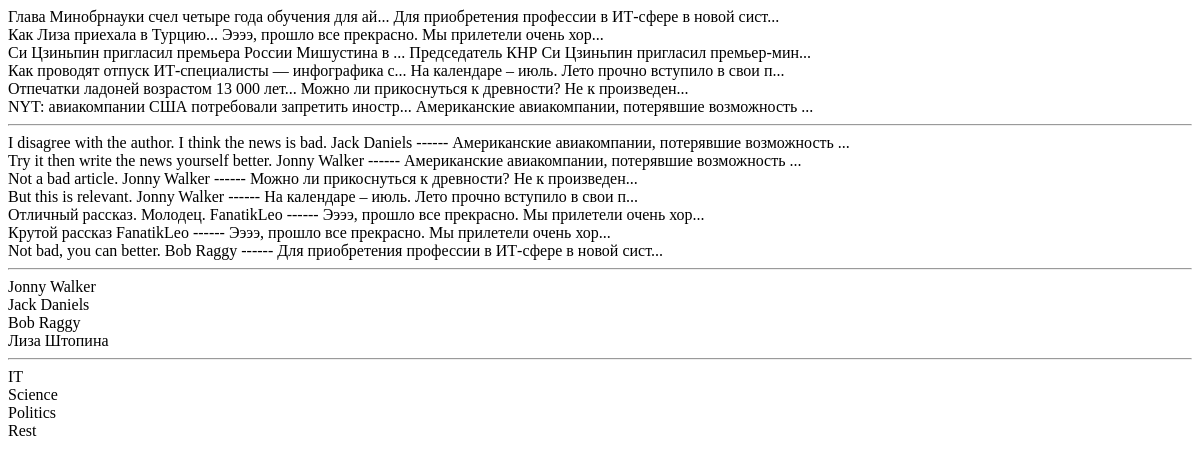
The app's page /news/index/, older data.
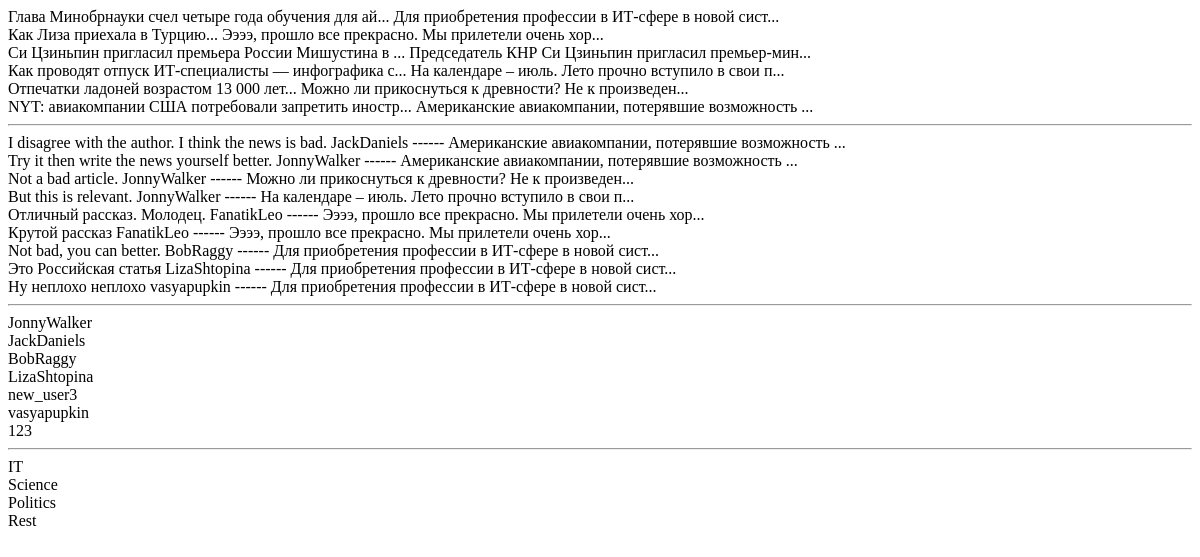
The same page, newer data.
### News/models.py (models this page shows, shortened)
class Post(models.Model):
    NEWS = 'NE'
    ARTICLE = 'AR'
    POSTTYPES = [
        (NEWS, 'Новость'),
        (ARTICLE, 'Статья'),
    ]
    post_author = models.ForeignKey(Author, on_delete=models.CASCADE, verbose_name='Автор')
    post_type = models.CharField(max_length=2, choices=POSTTYPES, default=NEWS, verbose_name='Тип поста')
    post_time_in = models.DateTimeField(auto_now_add=True, verbose_name='Дата публикации')
    post_category = models.ManyToManyField(Category, through='PostCategory', verbose_name='Категория поста')
    post_title = models.CharField(max_length=255, verbose_name='Заголовок')
    post_text = models.TextField(verbose_name='Текст')
    post_rating = models.FloatField(default=0, verbose_name='Рейтинг')
    def __str__(self):
        return f'{self.post_title[0:50]}... {self.post_text[0:50]}...'
    class Meta:
        verbose_name = 'Пост'
        verbose_name_plural = 'Посты'
        ordering = ['-post_time_in']

class Comment(models.Model):
    comment_post = models.ForeignKey(Post, on_delete=models.CASCADE,verbose_name='Пост коментария')
    comment_user = models.ForeignKey(User, on_delete=models.CASCADE,verbose_name='Автор коментария')
    comment_text = models.TextField(verbose_name='Текст коментария')
    comment_time_in = models.DateTimeField(auto_now_add=True)
    comment_rating = models.FloatField(default=0, verbose_name='Ретинг')
    def __str__(self):
        return f'{self.comment_text} {self.comment_user.username} ------ {self.comment_post.post_text[0:50]}...'
    class Meta:
        verbose_name = 'Коментарий'
        verbose_name_plural = 'Коментарии'
        ordering = ['comment_time_in']

class Author(models.Model):
    author_rating = models.FloatField(default=0)
    author_user = models.OneToOneField(User, on_delete=models.CASCADE)
    def __str__(self):
        return f'{self.author_user.username}'
    class Meta:
        verbose_name = 'Автор'
        verbose_name_plural = 'Авторы'

class Category(models.Model):
    category_name = models.CharField(max_length=255, unique=True)
    subscribers = models.ManyToManyField(User, related_name='categories')
    def __str__(self):
        return f'{self.category_name}'
    class Meta:
        verbose_name = 'Категория'
        verbose_name_plural = 'Категории'

### News/views.py (the view)
# urls.py: path('index/', index),
def index(requests):
    posts = Post.objects.all()
    comments = Comment.objects.all()
    authors = Author.objects.all()
    categories = Category.objects.all()
    return render(requests, 'index.html',
                  context={'posts': posts, 'comments': comments, 'authors': authors, 'categories': categories})

### News/templates/News/index.html
<html>
<head></head>
<body>
{% for x in posts %}
{{ x }}
<br>
{% endfor %}
<hr>
{% for x in comments %}
{{ x }}
<br>
{% endfor %}
<hr>
{% for x in authors %}
{{ x }}
<br>
{% endfor %}
<hr>
{% for x in categories %}
{{ x }}
<br>
{% endfor %}
</body>
</html>

Row changes from the older to the newer data that the page shows:
changed through a linked row, Comment: comment_text+comment_user+comment_post "I disagree with the author. I think the news is bad. Jack Daniels ------ Американские авиакомпании, потерявшие возможность ..." → "I disagree with the author. I think the news is bad. JackDaniels ------ Американские авиакомпании, потерявшие возможность ..."
changed through a linked row, Comment: comment_text+comment_user+comment_post "Try it then write the news yourself better. Jonny Walker ------ Американские авиакомпании, потерявшие возможность ..." → "Try it then write the news yourself better. JonnyWalker ------ Американские авиакомпании, потерявшие возможность ..."
changed through a linked row, Comment: comment_text+comment_user+comment_post "Not a bad article. Jonny Walker ------ Можно ли прикоснуться к древности? Не к произведен..." → "Not a bad article. JonnyWalker ------ Можно ли прикоснуться к древности? Не к произведен..."
changed through a linked row, Comment: comment_text+comment_user+comment_post "But this is relevant. Jonny Walker ------ На календаре – июль. Лето прочно вступило в свои п..." → "But this is relevant. JonnyWalker ------ На календаре – июль. Лето прочно вступило в свои п..."
changed through a linked row, Comment: comment_text+comment_user+comment_post "Not bad, you can better. Bob Raggy ------ Для приобретения профессии в ИТ-сфере в новой сист..." → "Not bad, you can better. BobRaggy ------ Для приобретения профессии в ИТ-сфере в новой сист..."
added Comment: comment_text+comment_user+comment_post "Это Российская статья LizaShtopina ------ Для приобретения профессии в ИТ-сфере в новой сист..."
added Comment: comment_text+comment_user+comment_post "Ну неплохо неплохо vasyapupkin ------ Для приобретения профессии в ИТ-сфере в новой сист..."
changed through a linked row, Author: author_user.username "Jonny Walker" → "JonnyWalker"
changed through a linked row, Author: author_user.username "Jack Daniels" → "JackDaniels"
changed through a linked row, Author: author_user.username "Bob Raggy" → "BobRaggy"
changed through a linked row, Author: author_user.username "Лиза Штопина" → "LizaShtopina"
added Author: author_user.username "new_user3"
added Author: author_user.username "vasyapupkin"
added Author: author_user.username "123"
